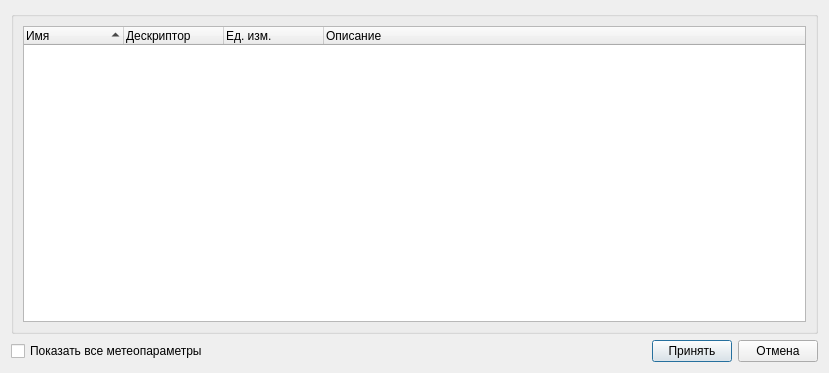
<?xml version="1.0" encoding="UTF-8"?>
<ui version="4.0">
 <class>DescrSelect</class>
 <widget class="QDialog" name="DescrSelect">
  <property name="geometry">
   <rect>
    <x>0</x>
    <y>0</y>
    <width>829</width>
    <height>373</height>
   </rect>
  </property>
  <property name="windowTitle">
   <string>Выбор дескрипторов</string>
  </property>
  <layout class="QGridLayout" name="gridLayout_2">
   <item row="1" column="1">
    <spacer name="horizontalSpacer">
     <property name="orientation">
      <enum>Qt::Horizontal</enum>
     </property>
     <property name="sizeHint" stdset="0">
      <size>
       <width>40</width>
       <height>20</height>
      </size>
     </property>
    </spacer>
   </item>
   <item row="1" column="2">
    <widget class="QPushButton" name="okBtn">
     <property name="text">
      <string>Принять</string>
     </property>
    </widget>
   </item>
   <item row="1" column="3">
    <widget class="QPushButton" name="cancelBtn">
     <property name="text">
      <string>Отмена</string>
     </property>
    </widget>
   </item>
   <item row="1" column="0">
    <widget class="QCheckBox" name="filterCheck">
     <property name="text">
      <string>Показать все метеопараметры</string>
     </property>
    </widget>
   </item>
   <item row="0" column="0" colspan="4">
    <widget class="QGroupBox" name="groupBox">
     <property name="title">
      <string/>
     </property>
     <layout class="QGridLayout" name="gridLayout">
      <item row="0" column="0">
       <widget class="QTreeWidget" name="descrtree">
        <property name="rootIsDecorated">
         <bool>false</bool>
        </property>
        <property name="sortingEnabled">
         <bool>false</bool>
        </property>
        <property name="allColumnsShowFocus">
         <bool>true</bool>
        </property>
        <attribute name="headerShowSortIndicator" stdset="0">
         <bool>true</bool>
        </attribute>
        <column>
         <property name="text">
          <string>Имя</string>
         </property>
        </column>
        <column>
         <property name="text">
          <string>Дескриптор</string>
         </property>
        </column>
        <column>
         <property name="text">
          <string>Ед. изм.</string>
         </property>
        </column>
        <column>
         <property name="text">
          <string>Описание</string>
         </property>
        </column>
       </widget>
      </item>
     </layout>
    </widget>
   </item>
  </layout>
 </widget>
 <tabstops>
  <tabstop>descrtree</tabstop>
  <tabstop>okBtn</tabstop>
  <tabstop>cancelBtn</tabstop>
 </tabstops>
 <resources/>
 <connections>
  <connection>
   <sender>okBtn</sender>
   <signal>clicked()</signal>
   <receiver>DescrSelect</receiver>
   <slot>accept()</slot>
   <hints>
    <hint type="sourcelabel">
     <x>698</x>
     <y>352</y>
    </hint>
    <hint type="destinationlabel">
     <x>590</x>
     <y>352</y>
    </hint>
   </hints>
  </connection>
  <connection>
   <sender>cancelBtn</sender>
   <signal>clicked()</signal>
   <receiver>DescrSelect</receiver>
   <slot>reject()</slot>
   <hints>
    <hint type="sourcelabel">
     <x>766</x>
     <y>348</y>
    </hint>
    <hint type="destinationlabel">
     <x>440</x>
     <y>341</y>
    </hint>
   </hints>
  </connection>
 </connections>
</ui>
